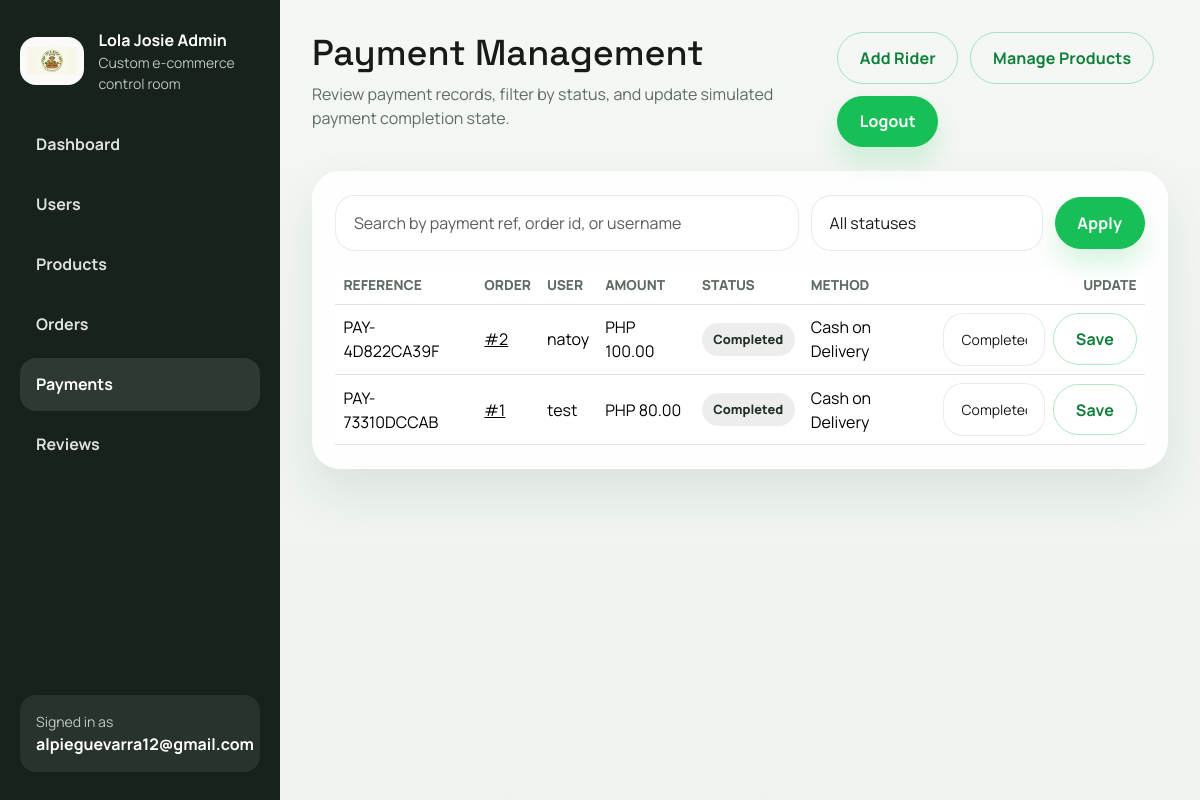
The page /admin-dashboard/payments/ (signed in) on the database as committed earlier.
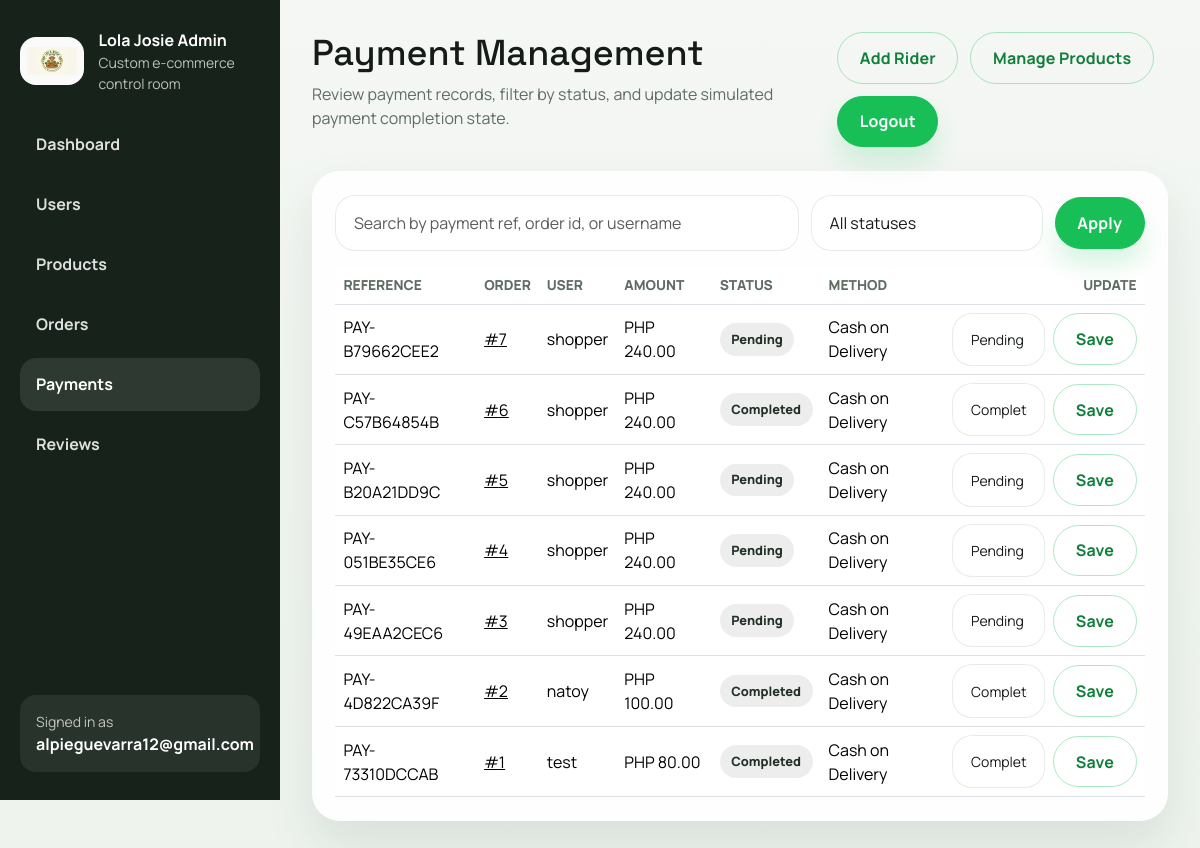
The same page on the database as committed later.
### orders/models.py (models this page shows, shortened)
class Payment(models.Model):
    class Status(models.TextChoices):
        PENDING = "Pending", "Pending"
        COMPLETED = "Completed", "Completed"
    order = models.OneToOneField(Order, on_delete=models.CASCADE, related_name="payment")
    user = models.ForeignKey(
        settings.AUTH_USER_MODEL,
        on_delete=models.CASCADE,
        related_name="payments",
    )
    amount = models.DecimalField(max_digits=10, decimal_places=2)
    payment_method = models.CharField(
        max_length=30,
        choices=Order.PaymentMethod.choices,
        default=Order.PaymentMethod.COD,
    )
    status = models.CharField(
        max_length=20,
        choices=Status.choices,
        default=Status.PENDING,
    )
    reference = models.CharField(max_length=20, unique=True, default=generate_payment_reference)
    notes = models.TextField(blank=True)
    created_at = models.DateTimeField(auto_now_add=True)
    updated_at = models.DateTimeField(auto_now=True)
    class Meta:
        ordering = ["-created_at"]

### users/admin_views.py (the view)
# urls.py: path("payments/", admin_views.payment_list, name="payment_list"),
@admin_required
def payment_list(request):
    status_filter = request.GET.get("status", "").strip()
    query = request.GET.get("q", "").strip()
    payments = Payment.objects.select_related("order", "user").order_by("-created_at")
    if status_filter:
        payments = payments.filter(status=status_filter)
    if query:
        query_filter = Q(reference__icontains=query) | Q(user__username__icontains=query) | Q(order__full_name__icontains=query)
        if query.isdigit():
            query_filter |= Q(order_id=int(query))
        payments = payments.filter(query_filter)
    page_obj = paginate_queryset(request, payments, per_page=12)
    return render(
        request,
        "admin_dashboard/payments/list.html",
        {
            "page_obj": page_obj,
            "status_filter": status_filter,
            "query": query,
            "querystring": querystring_without_page(request),
            "status_choices": Payment.Status.choices,
            "payment_form": AdminPaymentStatusForm(),
            "section": "payments",
        },
    )

### users/admin_forms.py
class AdminPaymentStatusForm(AdminStyledFormMixin, forms.ModelForm):
    class Meta:
        model = Payment
        fields = ("status", "notes")
        widgets = {
            "notes": forms.Textarea(attrs={"rows": 3}),
        }
    def __init__(self, *args, **kwargs):
        super().__init__(*args, **kwargs)
        self.apply_bootstrap()

### cart/cart.py (called while the page is built)
    def __len__(self):
        return sum(self.cart.values())

### cart/context_processors.py (called while the page is built)
def cart_summary(request):
    return {"cart_item_count": len(Cart(request))}

### config/context_processors.py (called while the page is built)
def site_meta(request):
    return {
        "site_name": settings.SITE_NAME,
        "site_tagline": settings.SITE_TAGLINE,
    }

### orders/models.py (called while the page is built)
def generate_payment_reference():
    return f"PAY-{uuid4().hex[:10].upper()}"

### users/admin_access.py (called while the page is built)
def is_admin_user(user):
    return user.is_authenticated and (user.is_staff or user.is_superuser)

def admin_required(view_func):
    @wraps(view_func)
    @login_required(login_url="login")
    def wrapped_view(request, *args, **kwargs):
        if not is_admin_user(request.user):
            messages.error(request, "You do not have permission to access the admin dashboard.")
            return redirect("products:product_list")
        return view_func(request, *args, **kwargs)
    return wrapped_view

### templates/admin_dashboard/payments/list.html (shortened to what this page needs)
{% extends "admin_dashboard/base_admin.html" %}
{% block admin_title %}Payment Management{% endblock %}
{% block admin_intro %}Review payment records, filter by status, and update simulated payment completion state.{% endblock %}
{% block admin_content %}
<section class="admin-panel">
    <form method="get" class="admin-toolbar admin-toolbar--filters">
        <div class="admin-toolbar__search">
            <input type="text" name="q" class="form-control" value="{{ query }}" placeholder="Search by payment ref, order id, or username">
        </div>
        <select name="status" class="form-select">
            <option value="">All statuses</option>
        </select>
        <button type="submit" class="btn btn-success">Apply</button>
    </form>
    <div class="table-responsive">
        <table class="table admin-table align-middle">
            <thead>
                <tr>
                    <th>Reference</th>
                    <th>Order</th>
                    <th>User</th>
                    <th>Amount</th>
                    <th>Status</th>
                    <th>Method</th>
                    <th class="text-end">Update</th>
                </tr>
            </thead>
            <tbody>
                {% for payment in page_obj %}
                    <tr>
                        <td>{{ payment.reference }}</td>
                        <td><a href="{% url 'admin_dashboard:order_detail' payment.order_id %}">#{{ payment.order_id }}</a></td>
                        <td>{{ payment.user.username }}</td>
                        <td>PHP {{ payment.amount }}</td>
                        <td><span class="admin-badge admin-badge--neutral">{{ payment.status }}</span></td>
                        <td>{{ payment.payment_method }}</td>
                        <td class="text-end">
                            <form method="post" action="{% url 'admin_dashboard:payment_update_status' payment.id %}" class="admin-inline-form">
                                <select name="status" class="form-select form-select-sm">
                                    {% for value, label in status_choices %}
                                        <option value="{{ value }}" {% if payment.status == value %}selected{% endif %}>{{ label }}</option>
                                    {% endfor %}
                                </select>
                                <button type="submit" class="btn btn-outline-success">Save</button>
                            </form>
                        </td>
                    </tr>
                {% empty %}
                    <tr>
                        <td colspan="7" class="text-center text-secondary py-4">No payments matched the current filters.</td>
                    </tr>
                {% endfor %}
            </tbody>
        </table>
    </div>
</section>
{% endblock %}

Rows that differ between the two databases and show on the page:
added Payment: reference "PAY-B79662CEE2", order_id "7", user.username "shopper", amount "240.00", status "Pending", payment_method "Cash on Delivery"
added Payment: reference "PAY-C57B64854B", order_id "6", user.username "shopper", amount "240.00", status "Completed", payment_method "Cash on Delivery"
added Payment: reference "PAY-B20A21DD9C", order_id "5", user.username "shopper", amount "240.00", status "Pending", payment_method "Cash on Delivery"
added Payment: reference "PAY-051BE35CE6", order_id "4", user.username "shopper", amount "240.00", status "Pending", payment_method "Cash on Delivery"
added Payment: reference "PAY-49EAA2CEC6", order_id "3", user.username "shopper", amount "240.00", status "Pending", payment_method "Cash on Delivery"
